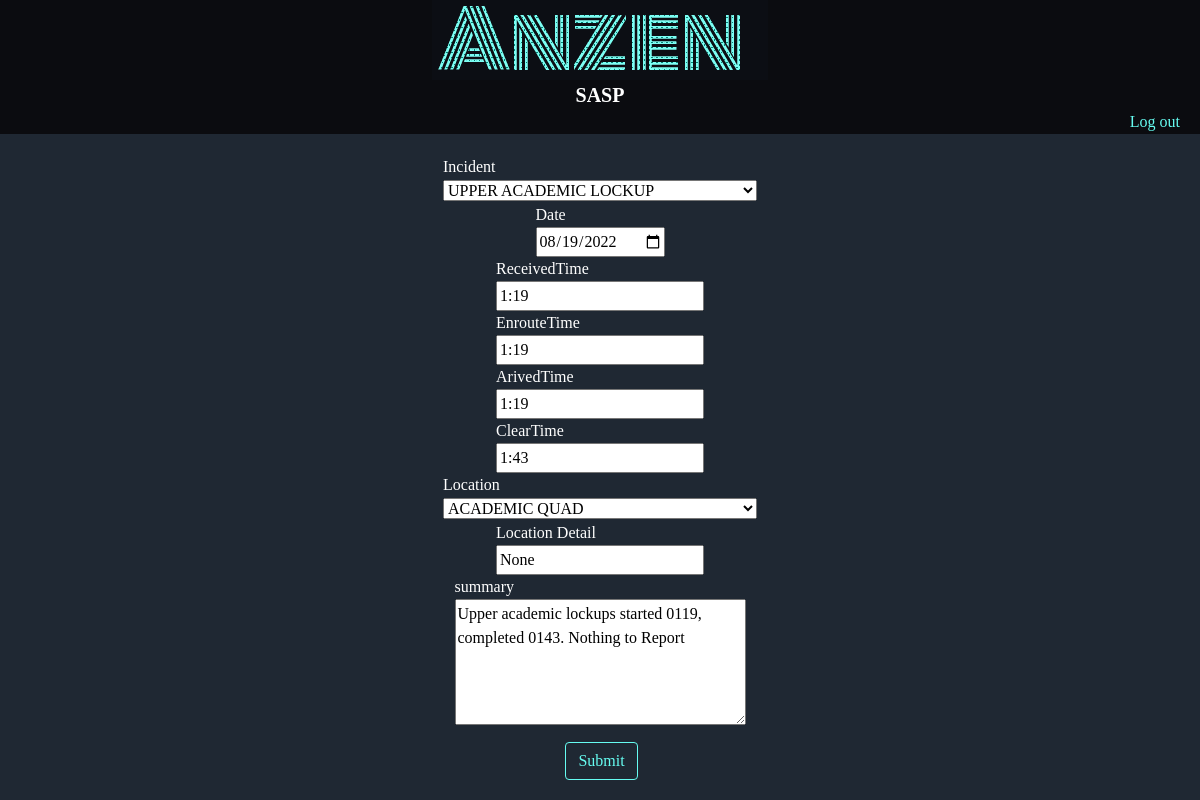
Page /incidentReportEdit/2/ (signed in) on the committed database.
### accounts/models.py (models this page shows, shortened)
class inceident (models.Model):
    inceidentName = models.CharField(max_length=150,null=True)
    def __str__(self):
        return self.inceidentName

class incidentReport (models.Model):
    reportedBy  = models.ForeignKey(User,null=False,on_delete=models.PROTECT)
    inceident = models.CharField(max_length=150,null=False)
    date = models.DateField(auto_now=False, auto_now_add=False,null=False)
    receivedTime = models.TimeField(auto_now=False, auto_now_add=False,)
    enrouteTime = models.TimeField(auto_now=False, auto_now_add=False,)
    arivedTime = models.TimeField(auto_now=False, auto_now_add=False,)
    clearTime = models.TimeField(auto_now=False, auto_now_add=False,)
    location = models.CharField(max_length=150,null=False)
    locationDetail = models.CharField(max_length=150, null=True)
    summary = models.TextField()

class location (models.Model):
    locationName = models.CharField(max_length=150,null=True)
    def __str__(self):
        return self.locationName

### accounts/views.py (the view, shortened to what this page needs)
# urls.py: path('incidentReportEdit/<int:entryID>/',views.incidentReportEdit,name='incidentReportEdit'),
@login_required(login_url='login')
def incidentReportEdit(request, entryID):
    inc= models.inceident.objects.all()
    loc = models.location.objects.all()
    incidentReport = models.incidentReport.objects.get(id=entryID)
    inceidents =[]
    locations = []
    for l in loc:
        locations.append(str(l))
    for i in inc:
        inceidents.append(str(i))
    print(request.POST)
    return render(request,'accounts/reports/inceidentReportEdiit.html',{'inceidents':inceidents,'locations':locations,'incidentReport':incidentReport})

### accounts/templates/accounts/reports/inceidentReportEdiit.html (shortened to what this page needs)
{% extends 'accounts/index.html' %}
{% block content %}
    <div class="incedentReportEntryMain">
        <form method="POST" class="incedentReportEntryMainform">
            <div>
                <p>Incident</p>
                <select name="inceident" id="">
                    {% for inceident  in inceidents %}
                        {% if inceident == incidentReport.inceident %}
                            <option value='{{inceident}}' selected="selected">{{inceident}}</option>
                        {% else %}
                            <option value='{{inceident}}'>{{inceident}}</option>
                        {% endif %}
                    {% endfor %}
                </select>
            </div>
            <div>
                <p>Date</p>
                <input type="date" name="date" id="date" onclick="dateMaxSet();"  required max="today">
            </div>
            <div>
                <p>ReceivedTime</p>
                <input type="text" pattern="[0-23]{2}:[0-59]{2}" oninput ="check_time(this.value,'receivedTime');" name="receivedTime" id="receivedTime" maxlength="5" value="{{incidentReport.receivedTime |date:"G:i"}}" required >
            </div>
            <div>
                <p>EnrouteTime</p>
                <input type="text" name="enrouteTime" oninput ="check_time(this.value,'enrouteTime');" id="enrouteTime" maxlength="5" value="{{incidentReport.enrouteTime |date:"G:i"}}" required>
            </div>
            <div>
                <p>ArivedTime</p>
                <input type="text" name="arivedTime" oninput ="check_time(this.value,'arivedTime');" id="arivedTime" maxlength="5" value="{{incidentReport.arivedTime |date:"G:i"}}" required>
            </div>
            <div>
                <p>ClearTime</p>
                <input type="text" name="clearTime" oninput ="check_time(this.value,'clearTime');"id="clearTime" maxlength="5" value="{{incidentReport.clearTime |date:"G:i"}}" required>
            </div>
            <div>
                <p>Location</p>
                <select name="location" id="">
                    {% for location  in locations %}
                        {% if location == incidentReport.location %}
                            <option value='{{location}}' selected="selected">{{location}}</option>
                        {% else %}
                            <option value='{{location}}' >{{location}}</option>
                        {% endif %}
                    {% endfor %}
                </select>
            </div>
            <div>
                <p>Location Detail</p>
                <input type="text" name="locationDetail" id="locationDetail" value="{{incidentReport.locationDetail}}" >
            </div>
            <div>
                <p>summary</p>
                <textarea name="summary" id="" cols="30" rows="5">{{incidentReport.summary}}</textarea>
            </div>
            <button type="submit"  class="muleInspectionEntrybutton">Submit</button>
        </form>
    </div>
{% endblock content %}

### accounts/static/accounts.css (style rules this page uses)
*, *::before, *::after { box-sizing: border-box; }
body, h1, h2, h3, h4, p, figure, blockquote, dl, dd { margin: 0; }
body { min-height: 100vh; text-rendering: optimizeSpeed; line-height: 1.5; }
input, button, textarea, select { font: inherit; }
body { display: flex; display: flex; flex-flow:column; height: 100%; }
.muleInspectionEntrybutton { margin-top: 10px; cursor: pointer; outline: 0; display: inline-block; font-weight: 400; line-height: 1.5; text-align: center; background-color: transparent; border: 1px solid transparent; padding: 6px 12px; font-size: 1rem; border-radius: .25rem; transition: color .15s ease-in-out,background-color .15s ease-in-out,border-color .15s ease-in-out,box-shadow .15s ease-in-out; color: #66fcf1; border-color: #66fcf1; margin-left: 1%; }
.incedentReportEntryMainform { color: #ffffff; display: flex; flex-direction:column ; justify-content: center; align-items: center; }
* { scrollbar-width: auto; scrollbar-color: #66fcf1 #ffffff; }

### rows in the picture
inceident: inceident "UPPER ACADEMIC LOCKUP"
incidentReport: receivedTime "1:19", enrouteTime "1:19", arivedTime "1:19", clearTime "1:43", locationDetail "None", summary "Upper academic lockups started 0119, completed 0143. Nothing to Report"
location: location "ACADEMIC QUAD"
